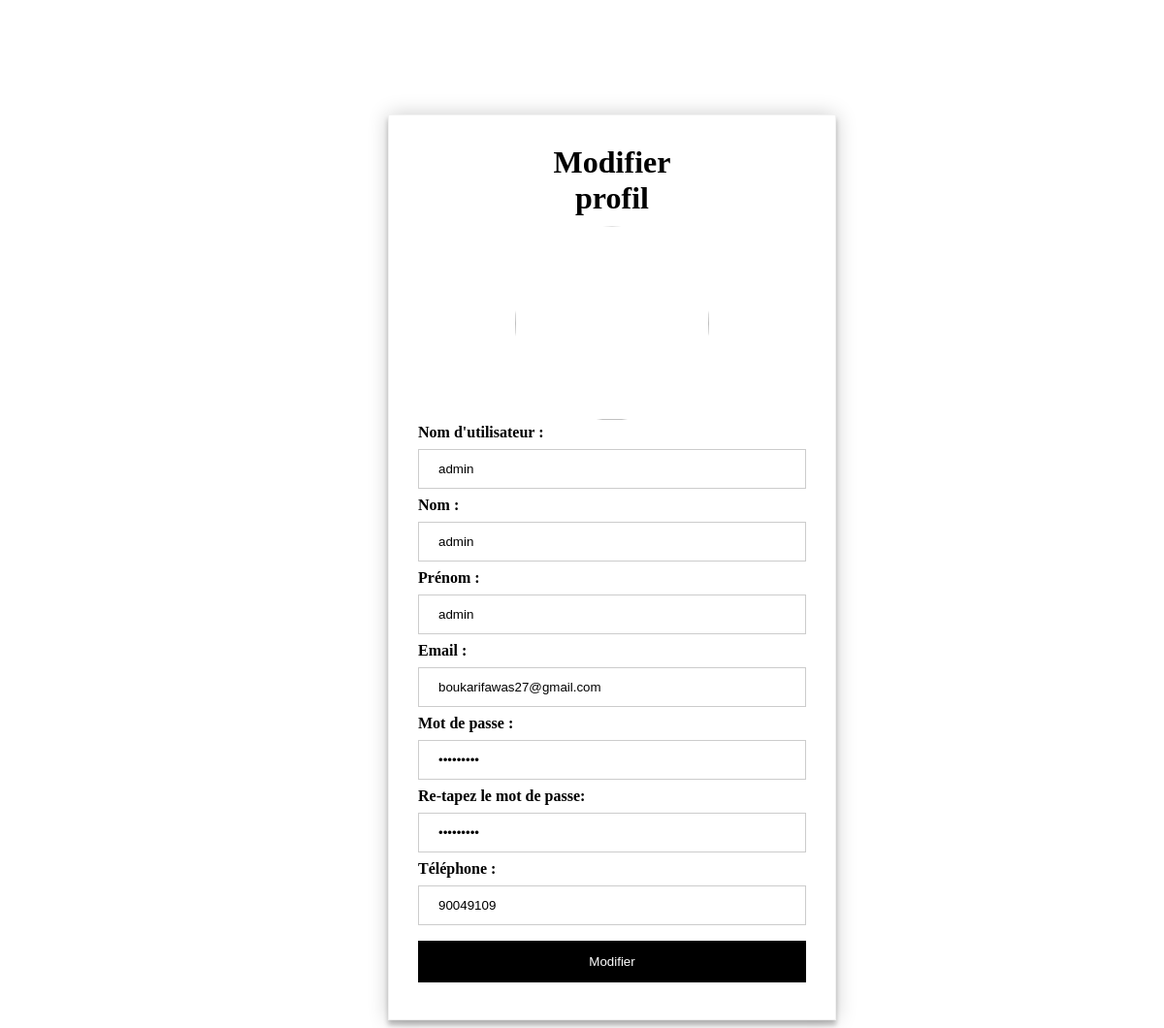
The page /modifierprofil.php (signed in) on the database its author committed.
### tables this page shows
CREATE TABLE `users` (
  `login` varchar(50) NOT NULL,
  `nom` varchar(255) NOT NULL,
  `prenom` varchar(255) NOT NULL,
  `password` varchar(30) NOT NULL,
  `email` varchar(255) NOT NULL,
  `telephone` varchar(11) NOT NULL DEFAULT '0',
  `image` varchar(500) NOT NULL DEFAULT 'images/compte-utilisateur-1.png'
);

### modifierprofil.php (the view, shortened to what this page needs)
<?php require_once('connection.php')?>
<!DOCTYPE html>
<html>
    <head>
        <link rel="stylesheet" href="css/test.css" >
        </head>
    <body>
    <div id="container">
    <form action="modifierprofil_traitement.php" method="post">
                <h1 align="center">Modifier profil</h1>
                <?php
                $user= $_SESSION['monlogin'];
                $requete="SELECT *from users WHERE login='$user'";
                $resultat=mysqli_query($conn,$requete);
                if ($ligne=mysqli_fetch_assoc($resultat)) {
                    $pseudo = $ligne['login'];
                    $email = $ligne['email'];
                    $password = $ligne['password'];
                    $ima=$ligne['image'];
                    $nom=$ligne['nom'];
                    $prenom=$ligne['prenom'];
                    $tel=$ligne['telephone'];
                }
                ?>
                <div class="displayed" align="center" >
                    <img class="imag" src="<?php echo $ima ?>"    height="200px"  >
                    <br>
                    </div>
                <div>
                    <label><b>Nom d'utilisateur :</b></label>
                    <input type="text" name="pseudo"  value="<?php echo $pseudo ?>" required="required" autocomplete="off">
                </div>
                <div >
                <label><b>Nom  :</b></label>
                    <input type="text" name="nom" value="<?php echo $nom ?>" required="required" autocomplete="off">
                </div>
                <div >
                <label><b>Prénom :</b></label>
                    <input type="text" name="prenom"  value="<?php echo $prenom ?>" required="required" autocomplete="off">
                </div>
                <div >
                <label><b>Email :</b></label>
                    <input type="email" name="email"  value="<?php echo $email ?>" required="required" autocomplete="off">
                </div>
                <div >
                <label><b>Mot de passe :</b></label>
                    <input type="password" name="password"  value="<?php echo $password ?>" required="required" autocomplete="off">
                </div>
                <div >
                <label><b>Re-tapez le mot de passe:</b></label>
                    <input type="password" name="password_retype"  value="<?php echo $password ?>" required="required" autocomplete="off">
                </div>
                <div >
                <label><b>Téléphone :</b></label>
                    <input type="tel" name="tel"  value="<?php echo $tel ?>" required="required" autocomplete="off" >
                </div>
                <div>
                <div >
                <input type="submit" name="btadd" value="Modifier" id="submit">
                </div>
</div>
</form>
    </body>
</html>

### css/test.css (style rules this page uses)
body { background: none; }
#container { width:400px; margin:0 auto; margin-top:10%; }
form { width:100%; padding: 30px; border: 1px solid #f1f1f1; background: #fff; box-shadow: 0 0 20px 0 rgba(0, 0, 0, 0.2), 0 5px 5px 0 rgba(0, 0, 0, 0.24); }
#container h1 { width: 38%; margin: 0 auto; padding-bottom: 10px; }
input[type=text], input[type=password],input[type=number],input[type=file],input[type=reset],input[type=email],input[type=tel] { width: 100%; padding: 12px 20px; margin: 8px 0; display: inline-block; border: 1px solid #ccc; box-sizing: border-box; }
input[type=submit] { background-color: black; color: white; padding: 14px 20px; margin: 8px 0; border: none; cursor: pointer; width: 100%; }
.imag { width:200px; clip-path:ellipse(50% 50%); }
.displayed { display: block; margin-left: auto; margin-right: auto }

### rows shown on the page
users: pseudo "admin", nom "admin", prenom "admin", email "boukarifawas27@gmail.com", tel "90049109"
